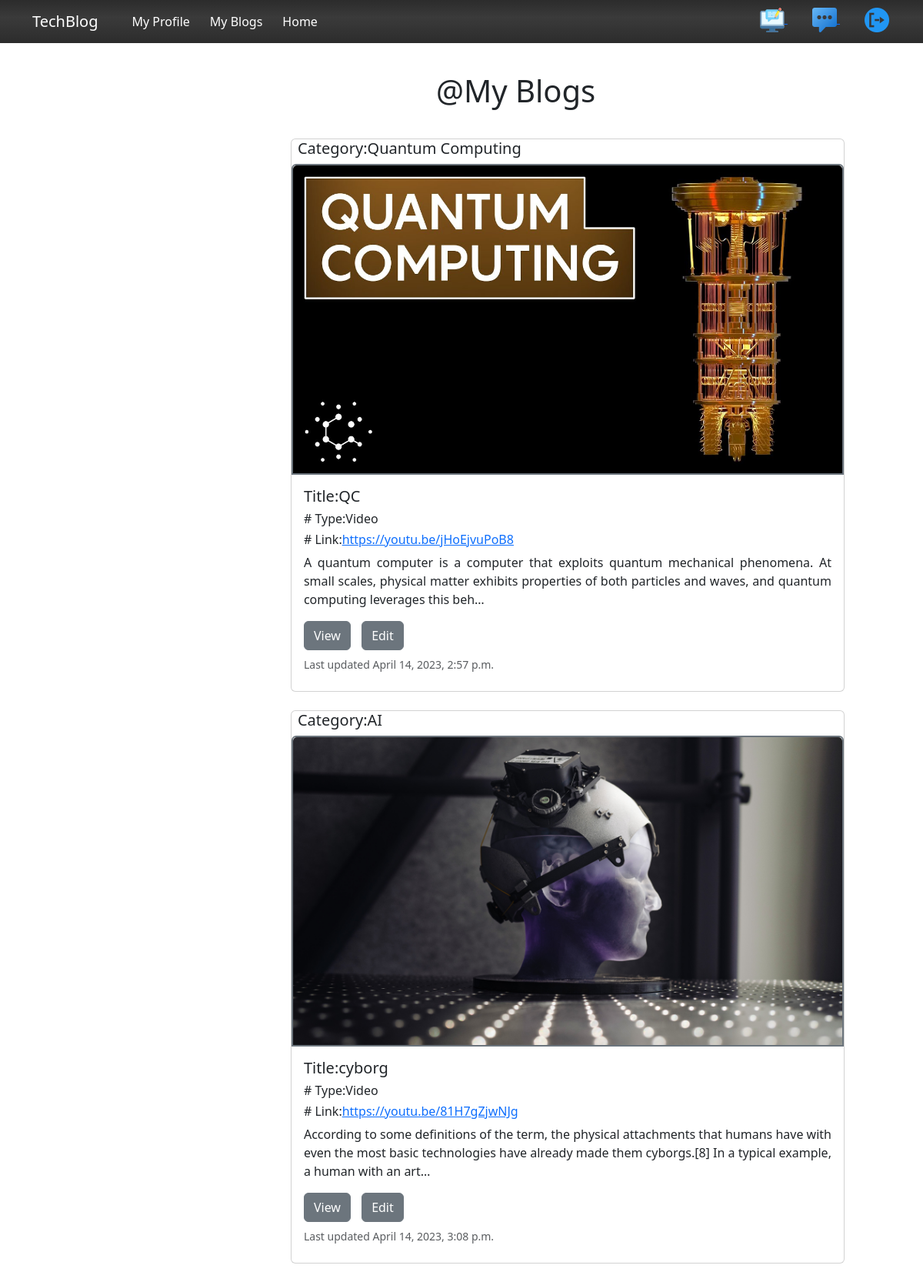
/myblog/ (signed in), run on the app's committed database.
### app/models.py (models this page shows, shortened)
class Post(models.Model):
    sno =models.AutoField(primary_key=True)
    author = models.ForeignKey(User,on_delete=models.CASCADE,null=True, blank=True)
    category = models.CharField(max_length=20)
    bimage = models.ImageField(upload_to="bimages/", default="")
    title = models.CharField(max_length=50)
    stype = models.CharField(max_length=20,null=True,blank=True)
    slink = models.CharField(max_length=50,null=True,blank=True)
    content = models.TextField()
    slug = AutoSlugField(populate_from='title',unique=True,null=True,blank=True)
    timeStamp = models.DateTimeField(blank=True)
    def geturl(self):
        return f'/posts/{self.slug}/'
    def editblog(self):
        return f'/editblog/{self.slug}/'

### app/views.py (the view)
# urls.py: path('myblog/',views.myblog, name='myblog'),
def myblog(request):
    allPosts = Post.objects.filter(author = request.user)
    context = {'allPosts':allPosts}
    return render(request, 'myblog.html',context)

### templates/myblog.html (shortened to what this page needs)
{% extends 'myprofile.html'%}
{% block body %}
{% load static %}
<link rel="stylesheet" href="{% static 'myblog.css'%}">
<div class="heading">
   <h1>@My Blogs</h1>
</div>
{% for post  in allPosts %}
<div class="blog">
   <div class="card mb-4" style="width:45rem;">
      <h5 class="card-text px-2">Category:{{post.category}}</h5>
      <span class="border border-2 border-secondary rounded-top">
      {% if post.bimage %}
      <img src="{{post.bimage.url}}" height="400" class="card-img-top" alt="...">
      {% endif %}
      </span>
      <div class="card-body">
         <h5 class="card-title">Title:{{post.title}}</h5>
         <h6 class="card-title"># Type:{{post.stype}}</h6>
         <h6 class="card-title"># Link:<a href="{{post.slink}}">{{post.slink}}</a></h6>
         <p class="card-text" style="text-align:justify;">{{post.content | truncatechars:200}}</p>
         <a href="{{post.geturl}}" class="btn btn-secondary">View</a>
         <a href="{{post.editblog}}" class="btn btn-secondary">Edit</a>
         <p class="card-text py-2"><small class="text-muted">Last updated {{post.timeStamp}}</small></p>
      </div>
   </div>
</div>
{% endfor %}
{% endblock body %}

### templates/myprofile.html (shortened to what this page needs)
{% extends 'base.html'%}
{% block body %}
{% load static %}
{% endblock body %}

### templates/base.html (shortened to what this page needs)
<html lang="en">
   <head>
      <link href="https://cdn.jsdelivr.net/npm/bootstrap@5.3.0-alpha1/dist/css/bootstrap.min.css" rel="stylesheet">
      {% load static %}
      <link rel="stylesheet" href="{% static 'base.css'%}">
   </head>
   <body>
      <nav class="navbar navbar-expand-lg navbar-dark " style="background: linear-gradient(to bottom, #323232 0%, #3F3F3F 40%, #1C1C1C 150%), linear-gradient(to top, rgba(255,255,255,0.40) 0%, rgba(0,0,0,0.25) 200%);
         background-blend-mode: multiply;">
         <div class="container-fluid ">
            <a class="navbar-brand" href="#">TechBlog</a>
            <div class="collapse navbar-collapse" id="navbarSupportedContent">
               <ul class="navbar-nav me-auto mb-2  mb-lg-0">
                  <li class="nav-item ">
                     <a class="nav-link active" href="/myprofile">My Profile</a>
                  </li>
                  <li class="nav-item">
                     <a class="nav-link active" aria-current="page" href="/myblog">My Blogs</a>
                  </li>
                  <li class="nav-item">
                     <a class="nav-link active" aria-current="page" href="/home">Home</a>
                  </li>
               </ul>
               <div class="btns mb-1 px-3">
                  <a class="px-3" href="{% url 'createblog' %}"> <img src="{% static 'createblog.png' %}" > </a>
                  <a class="px-3" href="{% url 'myfeedbacks' %}"> <img src="{% static 'feedback.png' %}" > </a>
                  <a class="px-3" href="{% url 'logout' %}"> <img src="{% static 'log-out.png' %}" > </a>
               </div>
            </div>
         </div>
      </nav>
      {% block body %} {% endblock body %}
   </body>
</html>

### static/base.css (style rules this page uses)
.navbar-brand { margin-left:30 ; }
.navbar-nav { margin-left:10; }
.nav-item { padding-left:10; }
.btn { margin-right:10; }

### static/myblog.css (style rules this page uses)
.blog { margin-left:10cm; }
.heading { margin-left:15cm; margin-top:1cm; margin-bottom:1cm; }

### data on the page
Post: category "Quantum Computing", bimage (picture), title "QC", stype "Video", slink "https://youtu.be/jHoEjvuPoB8", content "A quantum computer is a computer that exploits quantum mechanical phenomena. At small scales, physical matter exhibits properties of both particles and waves, and quantum computing leverages this beh…", timeStamp "April 14, 2023, 2:57 p.m."
Post: category "AI", bimage (picture), title "cyborg", stype "Video", slink "https://youtu.be/81H7gZjwNJg", content "According to some definitions of the term, the physical attachments that humans have with even the most basic technologies have already made them cyborgs.[8] In a typical example, a human with an art…", timeStamp "April 14, 2023, 3:08 p.m."
